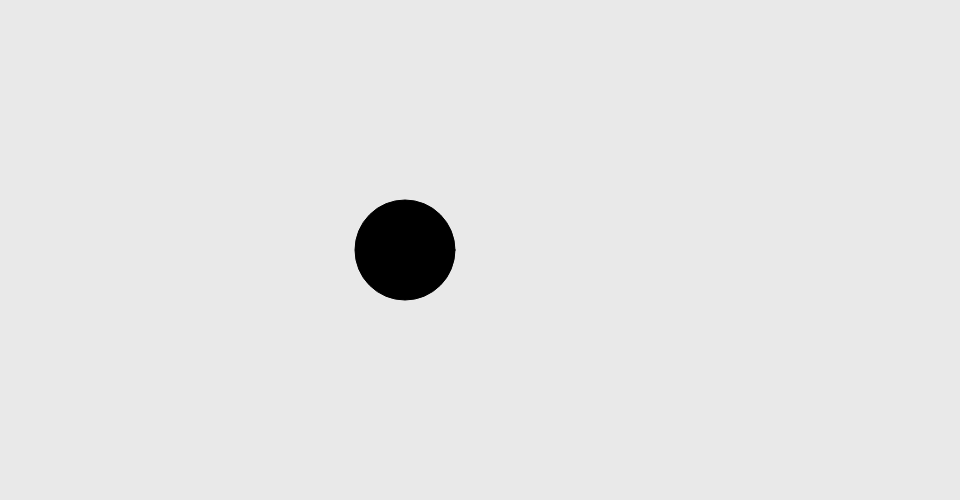
Frame 1 (no input)
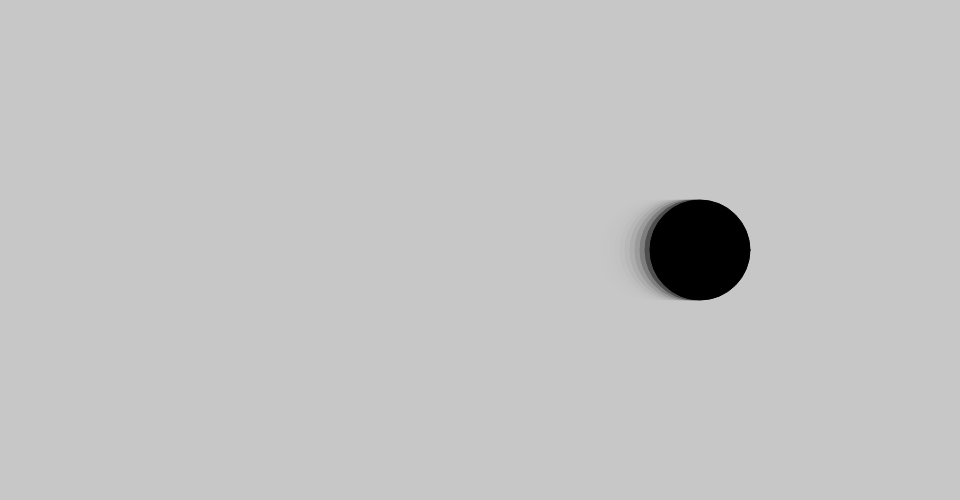
Frame 60 (no input)
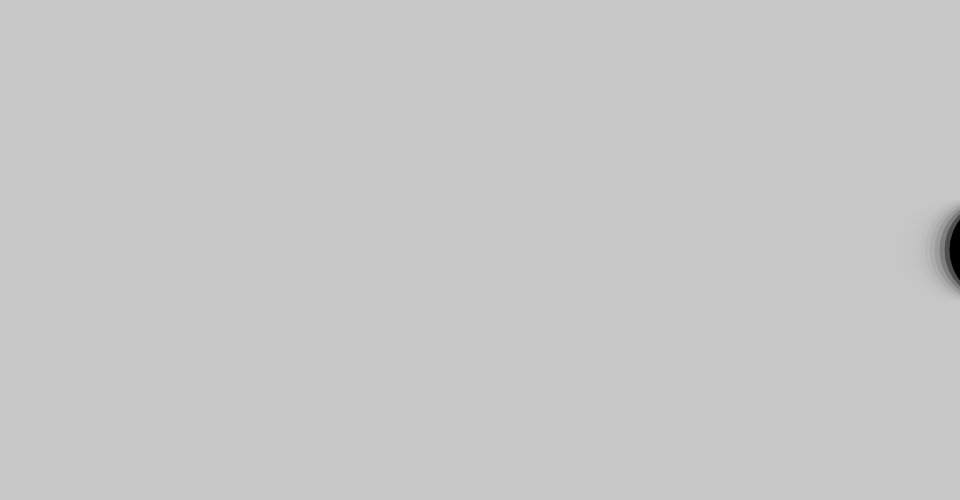
Frame 120 (the mouse pressed at the canvas centre since frame 60)

The p5.js sketch that drew these frames (run headless with seeded random() and noise() and a simulated clock; from frame 60 on, the mouse is pressed at the canvas centre):

// p5.js sketch
// ── sketch.js
// code created for the introduction to creative coding workshop (produced for techweek 2021)
// Author Phoebe Zeller - phoebe.zeller@vuw.ac.nz

let circleX = 400;
let circleY = 250;
let circleSide = 100;

let randomAmount = 10;


function setup(){
	// create the drawing canvas, save the canvas element
	createCanvas(960, 500);

}

function draw(){

	background(200,100); // wipes the stage clean
	fill(0); // makes the circle black

	circleX = circleX+5; // this updates the circle position

	ellipse(circleX,circleY,circleSide); // draws the circle

	if(circleX > (width+circleSide/2)){ // asks if the circle is off screen to the right
		circleX = 0 - circleSide/2 // moves the circles X position to off screen to the left
	}

}
